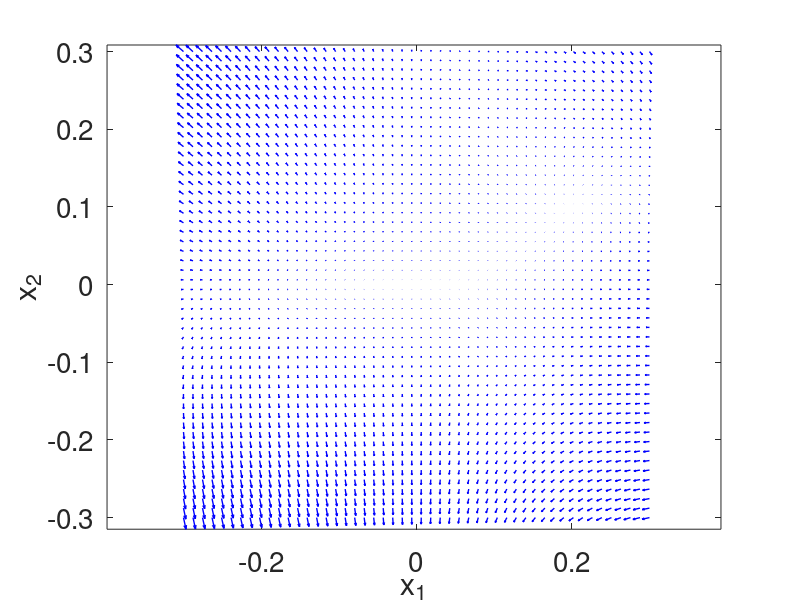

MATLAB code for this plot: (Note: this script raises an error after producing the figure.)
clear all; close all; clc

#@Josenalde Oliveira

#campo vetorial
#Exemplo 1: pêndulo não amortecido sem entrada externa

#y" + sin(y) = 0
#Fazendo x_1 = y e x_2 = y', tem-se x_1' = x_2 e x_2'=-sin(y)

#Função lambda sem atrito
#f_1 = @(t,X) [X(2); -sin(X(1))];

#Função lambda com atrito
f_3 = @(t,X) [X(2); -sin(X(1)) - 0.5*X(2)]; #g=l=10,m=1,B=0.5

f_4 = @(t,X) [X(2); -2*X(1) - X(1)^2 - 0.5*X(2)]; #class07 slide 10

f_5 = @(t,X) [-X(1)^2+2*X(1)*X(2); -2*X(1)*X(2)+0.5*X(2)-X(2)^2];

f_6 = @(t,X) [X(2); 1 - ((1^2)/(X(1)^2))];

#Exemplo 2: VAN DER POL
#mx" + 2c(x^2-1)x' + kx=0
m=1; c=0.5; k=1; #testar para c variando 0.1, 0.2, 0.5, 1.0, 1.5, 2.0
f_2 = @(t, X) [X(2); (1/m)*(-2*c*(X(1)^2-1)*X(2)-k*X(1))];

#Exemplo 3: PÊNDULO SEM ATRITO COM OSCILAÇÕES PEQUENAS EM TORNO DO EQUILÍBRIO
#wn = 1;
wn = 0.3;
#wn = 1.4;
f_7 = @(t, X) [X(2); -wn^2*X(1)];
u = 2;
f_8 = @(t, X) [X(2); 1 - (u^2/X(1)^2)];

f_9 = @(t, X) [4 - X(1)^2 - 4*X(2)^2; X(2)^2 - X(1)^2 + 1];

# PREDADOR-PRESA
alpha = 0.5;
beta = 2.0;
gamma = 1;
f_10 = @(t, X) [-alpha*X(1) + gamma*X(1)*X(2); beta*X(2) - gamma*X(1)*X(2)];

mu = 0.5;
f_11 = @(t, X) [mu*X(1) + X(2) - X(1)^3; -X(1)];

# Vinograd
#den = (X(1)^2 + X(2)^2) * (1 + (X(1)^2 + X(2)^2)^2);
f_12 = @(t, X) [((X(1)^2*(X(2)-X(1)) + X(2)^5)) / ((X(1)^2 + X(2)^2) * (1 + (X(1)^2 + X(2)^2)^2)); (X(2)^2*(X(2) -2*X(1))) / ((X(1)^2 + X(2)^2) * (1 + (X(1)^2 + X(2)^2)^2))];

# ddot(x) + dot(x)^3 - x^2 = u
#f_13 = @(t, X) [X(2) ; -X(2)^3 + X(1)^2 + (X(2)^3-X(1)^2-X(1)-X(2))];
f_13 = @(t, X) [X(2) ; -X(2)^3 + X(1)^2 + (X(2)^3-X(1)^2-X(1)-2*X(2))];

#f_14 = @(t, X) [-X(1)^2 + 2*X(1)*X(2) ; -2*X(1)*X(2) + 0.5*X(2) - X(2)^2];
f_14 = @(t, X) [-X(1)^2 + 2*X(1)*X(2) ; -2*X(1)*X(2) + 0.5*X(2) - X(2)^2];

#Vamos definir o intervalo em x_1 e x_2 de interesse
x_1_min = -0.3;
x_1_max = 0.3;
x_2_min = -0.3;
x_2_max = 0.3;

#cria eixos
x_1 = linspace(x_1_min, x_1_max, 50);
x_2 = linspace(x_2_min, x_2_max, 50);

#cria grid 20x20
[x,x_dot] = meshgrid(x_1,x_2);

u = zeros(size(x)); #guardará o valor de dot_x1 em cada ponto e v guardará o valor de dot_x2 em cada ponto
v = zeros(size(x));

t=0;
for i = 1:numel(x)
    Xprime = f_14(t,[x(i); x_dot(i)]); % MUDAR SISTEMA AQUI
    u(i) = Xprime(1);
    v(i) = Xprime(2);
end

quiver(x, x_dot, u,v ,'b', 'LineWidth', 1);
hold on;
xlabel('x_1');
ylabel('x_2');
axis tight equal;
set(gca, 'Fontsize', 20);

#Algumas trajetórias

#for x_2_0 = [1]
#for x_2_0 = [0.5 1 1.5 2.5 4.5]
while true
    #[x0_x, x0_y] = [2, 0];
    [x0_x, x0_y] = ginput(1);
    x0 = [x0_x, x0_y];
    tspan=[0 100];
    [ts,xs] = ode45(f_14,tspan, x0); % MUDAR SISTEMA AQUI
    plot(0,0, 'ro', 'marker', '*');
    plot(xs(:,1),xs(:,2), 'linewidth', 3);
    plot(xs(1,1), xs(1,2), 'ro', 'marker', 'd') % starting point
    plot(xs(end,1),xs(end,2),'ks') % ending point
    #figure;
    #plot(ts, xs(:,1), 'k', 'linewidth', 3);
    #xlabel('t (s) ');
    #ylabel('x(t)');
end
hold off



